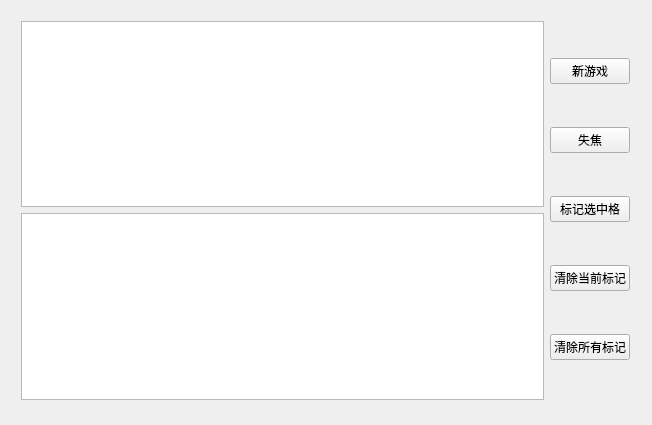
<?xml version="1.0" encoding="UTF-8"?>
<ui version="4.0">
 <class>Widget</class>
 <widget class="QWidget" name="Widget">
  <property name="geometry">
   <rect>
    <x>0</x>
    <y>0</y>
    <width>652</width>
    <height>425</height>
   </rect>
  </property>
  <property name="windowTitle">
   <string>Widget</string>
  </property>
  <property name="windowIcon">
   <iconset resource="res.qrc">
    <normaloff>:/images/Doraemon</normaloff>:/images/Doraemon</iconset>
  </property>
  <widget class="QWidget" name="horizontalLayoutWidget">
   <property name="geometry">
    <rect>
     <x>10</x>
     <y>10</y>
     <width>631</width>
     <height>401</height>
    </rect>
   </property>
   <layout class="QHBoxLayout" name="mainLayout">
    <item>
     <layout class="QVBoxLayout" name="tablelLayout">
      <item>
       <widget class="QTableWidget" name="gameTable"/>
      </item>
      <item>
       <widget class="QTableWidget" name="spymasterTable"/>
      </item>
     </layout>
    </item>
    <item>
     <layout class="QVBoxLayout" name="buttonLayout">
      <item>
       <widget class="QPushButton" name="newGameButton">
        <property name="text">
         <string>新游戏</string>
        </property>
       </widget>
      </item>
      <item>
       <widget class="QPushButton" name="outFocusButton">
        <property name="text">
         <string>失焦</string>
        </property>
       </widget>
      </item>
      <item>
       <widget class="QPushButton" name="markButton">
        <property name="text">
         <string>标记选中格</string>
        </property>
       </widget>
      </item>
      <item>
       <widget class="QPushButton" name="cleanButton">
        <property name="text">
         <string>清除当前标记</string>
        </property>
       </widget>
      </item>
      <item>
       <widget class="QPushButton" name="cleanAllButton">
        <property name="text">
         <string>清除所有标记</string>
        </property>
       </widget>
      </item>
     </layout>
    </item>
   </layout>
  </widget>
 </widget>
 <layoutdefault spacing="6" margin="11"/>
 <tabstops>
  <tabstop>gameTable</tabstop>
  <tabstop>spymasterTable</tabstop>
  <tabstop>newGameButton</tabstop>
  <tabstop>outFocusButton</tabstop>
  <tabstop>markButton</tabstop>
  <tabstop>cleanButton</tabstop>
  <tabstop>cleanAllButton</tabstop>
 </tabstops>
 <resources>
  <include location="res.qrc"/>
 </resources>
 <connections/>
</ui>
